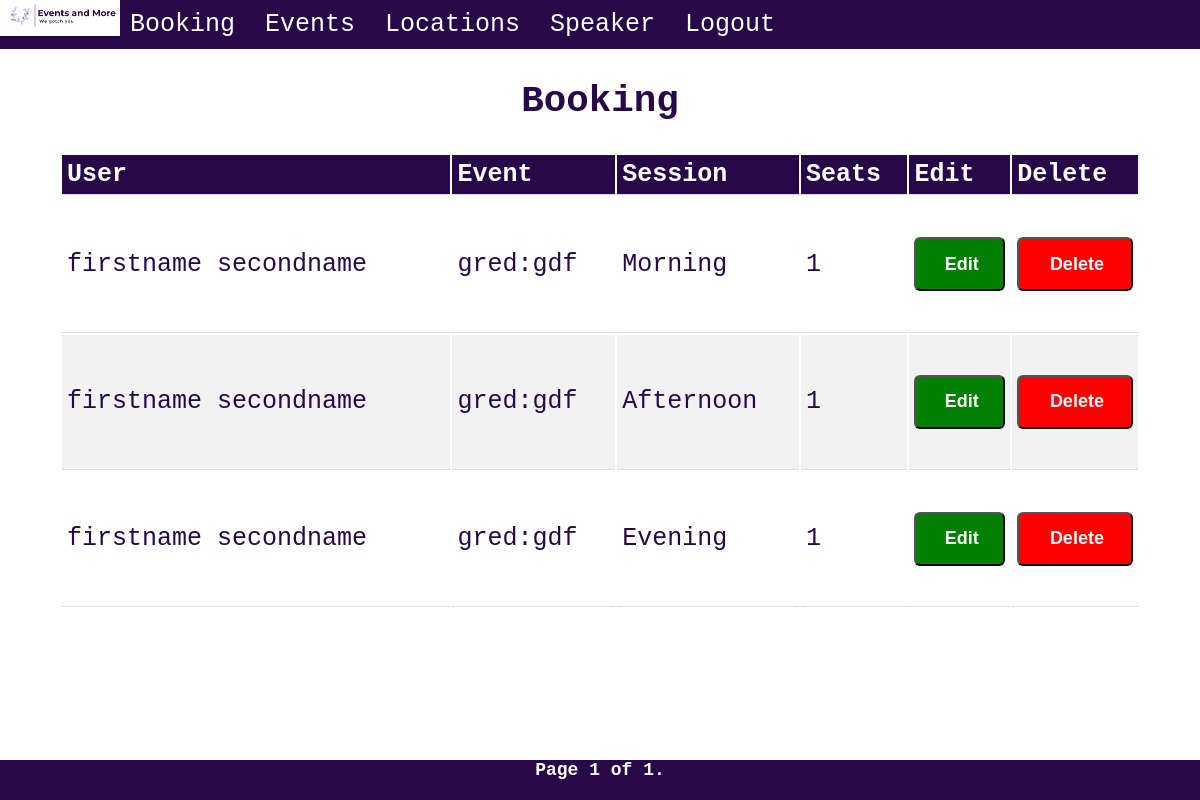
Page /showBooking/ (signed in) on the committed database.
### booking/models.py (models this page shows)
class Booking(models.Model):
    user=models.ForeignKey(to=settings.AUTH_USER_MODEL,on_delete=models.CASCADE)
    event=models.ForeignKey(to=Event, on_delete=models.CASCADE)
    session=models.ForeignKey(to=Session, on_delete=models.CASCADE)
    seats=models.IntegerField()

class Event(models.Model):
    HOURS=[
    ("0 ","0 "),
    ("1 ","1 "),
    ("2 ","2 "),
    ("3 ","3 "),
    ("4 ","4 "),
    ("5 ","5 "),
    ("6 ","6 "),
    ("7 ","7 "),
    ("8 ","8 "),
    ("9 ","9 "),
    ("10 ","10 "),
    ("11 ","11 "),
    ("12 ","12 "),
    ("13 ","13 "),
    ("14 ","14 "),
    ("15 ","15 "),
    ("16 ","16 "),
    ("17 ","17 "),
    ("18 ","18 "),
    ("19 ","19 "),
    ("20 ","20 "),
    ("21 ","21 "),
    ("22 ","22 "),
    ("23 ","23 "),
     ]
    location=models.ForeignKey(to=Location,  on_delete=models.CASCADE)
    name=models.CharField(max_length=100)
    tag_line=models.CharField(max_length=500)
    title=models.CharField(max_length=100)
    speaker = models.ForeignKey(to=Speaker, on_delete=models.CASCADE)
    start_date=models.DateField(validators=[MinValueValidator(limit_value=date.today)])
    start_hour=models.CharField(max_length=5,choices=HOURS,blank=True)
    start_minutes=models.PositiveIntegerField(validators=[MaxValueValidator(59)])
    end_date=models.DateField(validators=[MinValueValidator(limit_value=date.today)])
    end_hour=models.CharField(max_length=5,choices=HOURS,blank=True)
    end_minutes=models.PositiveIntegerField(validators=[MaxValueValidator(59)])
    def __str__(self):
        return f'{self.name}:{self.tag_line}'

class Session(models.Model):
    description=models.CharField(max_length=100)
    def __str__(self):
        return f'{self.description}'

### booking/views.py (the view)
# urls.py: path('showBooking/', views.BookingListView.as_view(), name='booking'),
@method_decorator(login_required(login_url='/login/'), name='dispatch')
class BookingListView(generic.ListView ):
    Model=Booking
    queryset=Booking.objects.all()
    paginate_by = 5
    template_name="booking/showBooking.html"
    context_object_name = 'booking'

### booking/templates/booking/showBooking.html (shortened to what this page needs)
{% extends "base.html" %}
{% load static %}
{% block content %}
{% if booking %}
<div id="main-table">
<table class="show-table">
    <caption><h2>Booking</h2></caption>
    <thead>
        <tr>
            <th>User</th>
            <th>Event</th>
            <th>Session</th>
            <th>Seats</th>
            <th>Edit</th>
            <th>Delete</th>
        </tr>
    </thead>
    <tbody>
        {% for booking in page_obj %}
        <tr>
            <td>{{booking.user.first_name|add:" "|add:booking.user.last_name}}</td>
            <td>{{booking.event}}</td>
            <td>{{booking.session}}</td>
            <td>{{booking.seats}}</td>
            <td><form action="{% url 'updateBooking' booking.id %}" method="get">{% csrf_token %}<input class="edit" type="submit" value="Edit"></form></td>
            <td><form action="{% url 'deleteBooking' booking.id %}" method="post">{% csrf_token %}<input class="delete" type="submit" value="Delete"></form></td>
            {% endfor %}
        </tr>
    </tbody>
</table>
{% endif %}
{% endblock %}
{% block footer %}
<div class="pagination">
    <span class="step-links">
        <span class="current">
            Page {{ page_obj.number }} of {{ page_obj.paginator.num_pages }}.
        </span>
    </span>
</div>
</div>
{% endblock %}

### booking/templates/base.html (shortened to what this page needs)
{% load static %}
<!DOCTYPE html>
<html lang="en">
<head>
    <link href="{% static 'style.css' %}" rel="stylesheet">
    <link href="{% static 'menu.css' %}" rel="stylesheet">
</head>
<body>
    <nav class="menu">
        <div class="logo1">
            <img src="{% static 'img/logo.svg' %}" alt="" srcset="" id="pic_logo">
        </div>
        {% if user.is_authenticated %}
        <nav>
            <ul class="primary">
            {% if user.is_superuser %}
                <li>
                    <a href="">Booking</a>
                </li>
                <li>
                    <a href="">Events</a>
                </li>
                <li>
                    <a href="">Locations</a>
                </li>
                <li>
                    <a href="">Speaker</a>
                </li>
                <li>
                    <a href="{% url 'logout1' %}">Logout</a>
                </li>
        {% endif %}
            </ul>
        </nav>
        {% endif %}
    </nav>
    {% block content %}
    {% endblock %}
    <footer id="footer">
        {% block footer %}
        {% endblock %}
</body>

### booking/static/style.css (style rules this page uses)
body { margin:0; }
#main-table { display: grid; grid-area: main; grid-template-columns: 5vw 30vw 30vw 30vw 5vw; grid-template-rows: 70vh 10vh ; grid-template-areas: "... table table table ..." "... pagination pagination pagination ..."; }
.show-table th, td { padding: 5px; text-align: left; border-bottom: 1px solid #ddd; }
.show-table tr:nth-child(even) { background-color: #f2f2f2; }
.show-table th { background-color: #270949; color: white; }
.show-table { grid-area: table; }
.pagination { grid-area:pagination; }
.menu { grid-area:menu; background-color: #270949; width: 100%; }
body { color: #270949; font-family: 'Courier New', Courier, monospace; font-size: 25px; }
input { padding: 0.8em; margin: 0.8em; margin-left: 1em; padding-left: 1em; }
.edit { background-color: green; border-radius: 6px; width:100%; height: 100%; margin: 0%; color: white; font-weight: 900; font-size: large; }
.delete { background-color: red; border-radius: 6px; width:100%; height: 100%; margin: 0%; color: white; font-weight: 900; font-size: large; }
#pic_logo { width: 100%; height: 100%; }
.logo1 { margin: 0; display: inline-flex; width: 10%; height: 10%; }
@media (min-width:851px) { nav { display:flex; } }
footer { position : absolute; bottom : 0; height : 40px; margin-top : 40px; width: 100%; background-color: #270949; color: white; font-weight: 900; font-size: large; text-align: center; }

### booking/static/menu.css (style rules this page uses)
.menu a { text-decoration: none; color: #fff; display: block; }
.menu ul { list-style: none; position: relative; text-align: center; margin: 0; padding: 0; }
.menu li { float: left; }
.menu ul:after { clear: both; }
.menu ul:before, ul:after { content: " "; display: table; }
.menu nav { position: relative; }
.menu ul.primary li a { display: block; padding: 10px; padding-right: 20px; }
.menu ul.primary li:last-child a { border-right: none; }

### rows in the picture
Booking: user.first_name|add "firstname secondname", event "gred:gdf", session "Morning", seats "1"
Booking: user.first_name|add "firstname secondname", event "gred:gdf", session "Afternoon", seats "1"
Booking: user.first_name|add "firstname secondname", event "gred:gdf", session "Evening", seats "1"

### other values in the picture
{{ page_obj.number }} "1"
{{ page_obj.paginator.num_pages }} "1"
